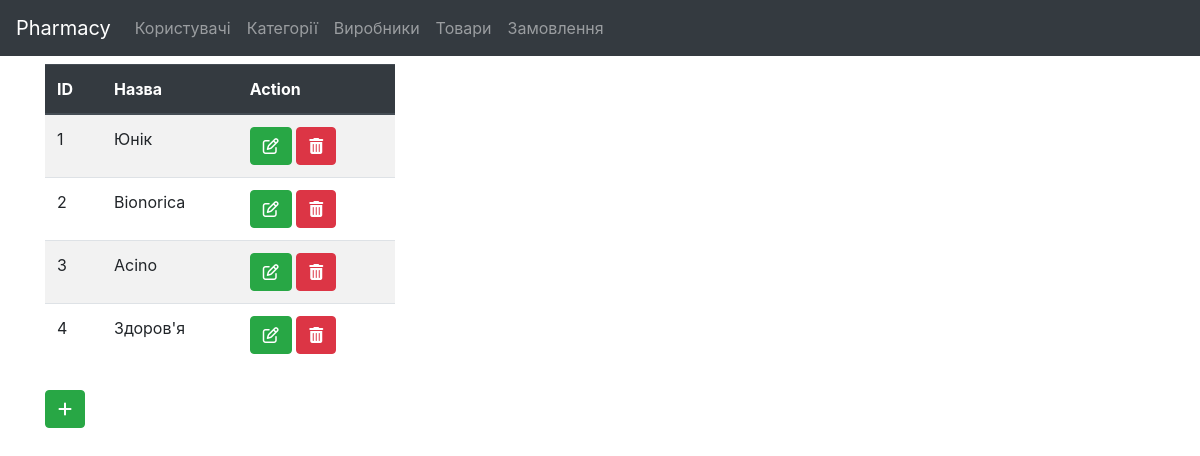
The page /manufactures.php on the database its author committed.
### tables this page shows
CREATE TABLE `manufactures` (
  `Manufactory_id` bigint(20) UNSIGNED NOT NULL,
  `Name` varchar(50) NOT NULL
);

### foo_manufactures.php (called while the page is built, shortened)
<?php
include'db.php';
$sql = $pdo->prepare("SELECT * FROM manufactures");
$sql->execute();
$result = $sql->fetchAll(PDO::FETCH_OBJ);
?>

### manufactures.php (the view, shortened to what this page needs)
<?php include'foo_manufactures.php' ?>
<!doctype html>
<html lang="en">
  <head>
    <link rel="stylesheet" href="https://cdn.jsdelivr.net/npm/bootstrap@4.4.1/dist/css/bootstrap.min.css">
  </head>
  <body>
<?php include 'header.php'?>
  <div class="container">
    <div class="row">
        <div class="col-4">
        <table class="table table-striped table-hover mt-2">
            <thead class="thead-dark">
                <th>ID</th>
                <th>Назва</th>
                <th>Action</th>
            </thead>
            <tbody>
                <?php foreach ($result as $res) {?>
                <tr>
                <td><?php echo $res->Manufactory_id; ?></td>
                <td><?php echo $res->Name; ?></td>
                <td><a href="?id=<?php echo $res->Manufactory_id; ?>" data-toggle="modal" data-target="#edit<?php echo $res->Manufactory_id; ?>" class="btn btn-success"><i class="fa fa-edit"></i></a>
                <a href="" data-toggle="modal" data-target="#delete<?php echo $res->Manufactory_id; ?>" class="btn btn-danger" data-toggle="modal" data-target="#delete<?php echo $res->Manufactory_id; ?>"><i class="fa fa-trash-alt"></i></a></td>
</tr>
<?php } ?>
</tbody>
        </table>
        <button class="btn btn-success mt-2" data-toggle="modal" data-target="#create"><i class="fa fa-plus"></i></button>
        </div>
    </div>
  </div>
  </body>
</html>

### rows shown on the page
manufactures: Manufactory_id "1", Name "Юнік"
manufactures: Manufactory_id "2", Name "Bionorica"
manufactures: Manufactory_id "3", Name "Acino"
manufactures: Manufactory_id "4", Name "Здоров'я"
